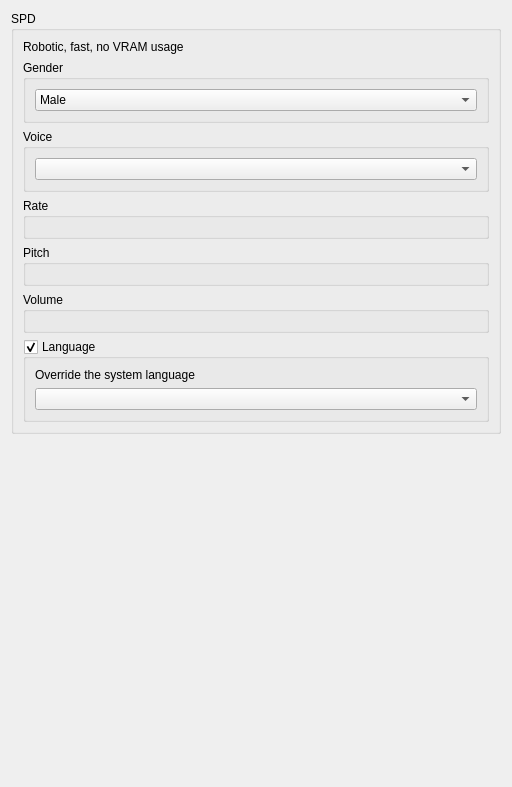
<?xml version="1.0" encoding="UTF-8"?>
<ui version="4.0">
 <class>spd_preferences</class>
 <widget class="QWidget" name="spd_preferences">
  <property name="geometry">
   <rect>
    <x>0</x>
    <y>0</y>
    <width>512</width>
    <height>787</height>
   </rect>
  </property>
  <property name="windowTitle">
   <string>Form</string>
  </property>
  <layout class="QGridLayout" name="gridLayout_7">
   <item row="10" column="0">
    <spacer name="verticalSpacer">
     <property name="orientation">
      <enum>Qt::Vertical</enum>
     </property>
     <property name="sizeHint" stdset="0">
      <size>
       <width>20</width>
       <height>40</height>
      </size>
     </property>
    </spacer>
   </item>
   <item row="0" column="0">
    <widget class="QGroupBox" name="use_bark">
     <property name="title">
      <string>SPD</string>
     </property>
     <property name="checkable">
      <bool>false</bool>
     </property>
     <layout class="QGridLayout" name="gridLayout_8">
      <item row="4" column="0">
       <widget class="QGroupBox" name="groupBox_6">
        <property name="title">
         <string>Pitch</string>
        </property>
        <layout class="QGridLayout" name="gridLayout_2">
         <item row="0" column="0">
          <widget class="SliderWidget" name="semantic_temperature" native="true">
           <property name="slider_minimum" stdset="0">
            <number>1</number>
           </property>
           <property name="slider_maximum" stdset="0">
            <number>100</number>
           </property>
           <property name="spinbox_minimum" stdset="0">
            <double>0.000000000000000</double>
           </property>
           <property name="spinbox_maximum" stdset="0">
            <double>1.000000000000000</double>
           </property>
           <property name="display_as_float" stdset="0">
            <bool>true</bool>
           </property>
           <property name="settings_property" stdset="0">
            <string>tts_settings.spd.pitch</string>
           </property>
           <property name="slider_single_step" stdset="0">
            <number>1</number>
           </property>
           <property name="slider_page_step" stdset="0">
            <number>10</number>
           </property>
           <property name="spinbox_single_step" stdset="0">
            <double>0.010000000000000</double>
           </property>
           <property name="spinbox_page_step" stdset="0">
            <double>0.100000000000000</double>
           </property>
           <property name="slider_callback" stdset="0">
            <string>handle_value_change</string>
           </property>
          </widget>
         </item>
        </layout>
       </widget>
      </item>
      <item row="3" column="0">
       <widget class="QGroupBox" name="groupBox_4">
        <property name="title">
         <string>Rate</string>
        </property>
        <layout class="QGridLayout" name="gridLayout_5">
         <item row="0" column="0">
          <widget class="SliderWidget" name="semantic_temperature_2" native="true">
           <property name="slider_minimum" stdset="0">
            <number>1</number>
           </property>
           <property name="slider_maximum" stdset="0">
            <number>100</number>
           </property>
           <property name="spinbox_minimum" stdset="0">
            <double>0.000000000000000</double>
           </property>
           <property name="spinbox_maximum" stdset="0">
            <double>1.000000000000000</double>
           </property>
           <property name="display_as_float" stdset="0">
            <bool>true</bool>
           </property>
           <property name="settings_property" stdset="0">
            <string>tts_settings.spd.rate</string>
           </property>
           <property name="slider_single_step" stdset="0">
            <number>1</number>
           </property>
           <property name="slider_page_step" stdset="0">
            <number>10</number>
           </property>
           <property name="spinbox_single_step" stdset="0">
            <double>0.010000000000000</double>
           </property>
           <property name="spinbox_page_step" stdset="0">
            <double>0.100000000000000</double>
           </property>
           <property name="slider_callback" stdset="0">
            <string>handle_value_change</string>
           </property>
          </widget>
         </item>
        </layout>
       </widget>
      </item>
      <item row="1" column="0">
       <widget class="QGroupBox" name="groupBox_2">
        <property name="title">
         <string>Gender</string>
        </property>
        <layout class="QGridLayout" name="gridLayout_3">
         <item row="0" column="0">
          <widget class="QComboBox" name="gender_combobox">
           <item>
            <property name="text">
             <string>Male</string>
            </property>
           </item>
           <item>
            <property name="text">
             <string>Female</string>
            </property>
           </item>
          </widget>
         </item>
        </layout>
       </widget>
      </item>
      <item row="2" column="0">
       <widget class="QGroupBox" name="groupBox">
        <property name="title">
         <string>Voice</string>
        </property>
        <layout class="QGridLayout" name="gridLayout">
         <item row="0" column="0">
          <widget class="QComboBox" name="voice_combobox"/>
         </item>
        </layout>
       </widget>
      </item>
      <item row="5" column="0">
       <widget class="QGroupBox" name="groupBox_5">
        <property name="title">
         <string>Volume</string>
        </property>
        <layout class="QGridLayout" name="gridLayout_6">
         <item row="0" column="0">
          <widget class="SliderWidget" name="semantic_temperature_3" native="true">
           <property name="slider_minimum" stdset="0">
            <number>1</number>
           </property>
           <property name="slider_maximum" stdset="0">
            <number>100</number>
           </property>
           <property name="spinbox_minimum" stdset="0">
            <double>0.000000000000000</double>
           </property>
           <property name="spinbox_maximum" stdset="0">
            <double>1.000000000000000</double>
           </property>
           <property name="display_as_float" stdset="0">
            <bool>true</bool>
           </property>
           <property name="settings_property" stdset="0">
            <string>tts_settings.spd.volume</string>
           </property>
           <property name="slider_single_step" stdset="0">
            <number>1</number>
           </property>
           <property name="slider_page_step" stdset="0">
            <number>10</number>
           </property>
           <property name="spinbox_single_step" stdset="0">
            <double>0.010000000000000</double>
           </property>
           <property name="spinbox_page_step" stdset="0">
            <double>0.100000000000000</double>
           </property>
           <property name="slider_callback" stdset="0">
            <string>handle_value_change</string>
           </property>
          </widget>
         </item>
        </layout>
       </widget>
      </item>
      <item row="6" column="0">
       <widget class="QGroupBox" name="groupBox_3">
        <property name="title">
         <string>Language</string>
        </property>
        <property name="checkable">
         <bool>true</bool>
        </property>
        <layout class="QGridLayout" name="gridLayout_4">
         <item row="1" column="0">
          <widget class="QComboBox" name="language_combobox"/>
         </item>
         <item row="0" column="0">
          <widget class="QLabel" name="label">
           <property name="font">
            <font>
             <pointsize>9</pointsize>
            </font>
           </property>
           <property name="text">
            <string>Override the system language</string>
           </property>
          </widget>
         </item>
        </layout>
       </widget>
      </item>
      <item row="0" column="0">
       <widget class="QLabel" name="label_3">
        <property name="font">
         <font>
          <pointsize>9</pointsize>
         </font>
        </property>
        <property name="text">
         <string>Robotic, fast, no VRAM usage</string>
        </property>
       </widget>
      </item>
     </layout>
    </widget>
   </item>
  </layout>
 </widget>
 <customwidgets>
  <customwidget>
   <class>SliderWidget</class>
   <extends>QWidget</extends>
   <header>airunner/widgets/slider/slider_widget</header>
   <container>1</container>
  </customwidget>
 </customwidgets>
 <resources/>
 <connections>
  <connection>
   <sender>language_combobox</sender>
   <signal>currentTextChanged(QString)</signal>
   <receiver>spd_preferences</receiver>
   <slot>language_changed(QString)</slot>
   <hints>
    <hint type="sourcelabel">
     <x>233</x>
     <y>467</y>
    </hint>
    <hint type="destinationlabel">
     <x>63</x>
     <y>0</y>
    </hint>
   </hints>
  </connection>
  <connection>
   <sender>voice_combobox</sender>
   <signal>currentTextChanged(QString)</signal>
   <receiver>spd_preferences</receiver>
   <slot>voice_changed(QString)</slot>
   <hints>
    <hint type="sourcelabel">
     <x>325</x>
     <y>192</y>
    </hint>
    <hint type="destinationlabel">
     <x>326</x>
     <y>0</y>
    </hint>
   </hints>
  </connection>
  <connection>
   <sender>gender_combobox</sender>
   <signal>currentTextChanged(QString)</signal>
   <receiver>spd_preferences</receiver>
   <slot>gender_changed(QString)</slot>
   <hints>
    <hint type="sourcelabel">
     <x>352</x>
     <y>117</y>
    </hint>
    <hint type="destinationlabel">
     <x>399</x>
     <y>14</y>
    </hint>
   </hints>
  </connection>
 </connections>
 <slots>
  <slot>language_changed(QString)</slot>
  <slot>gender_changed(QString)</slot>
  <slot>voice_changed(QString)</slot>
  <slot>use_bark_changed(bool)</slot>
  <slot>enable_tts_changed(bool)</slot>
  <slot>model_changed(QString)</slot>
 </slots>
</ui>
